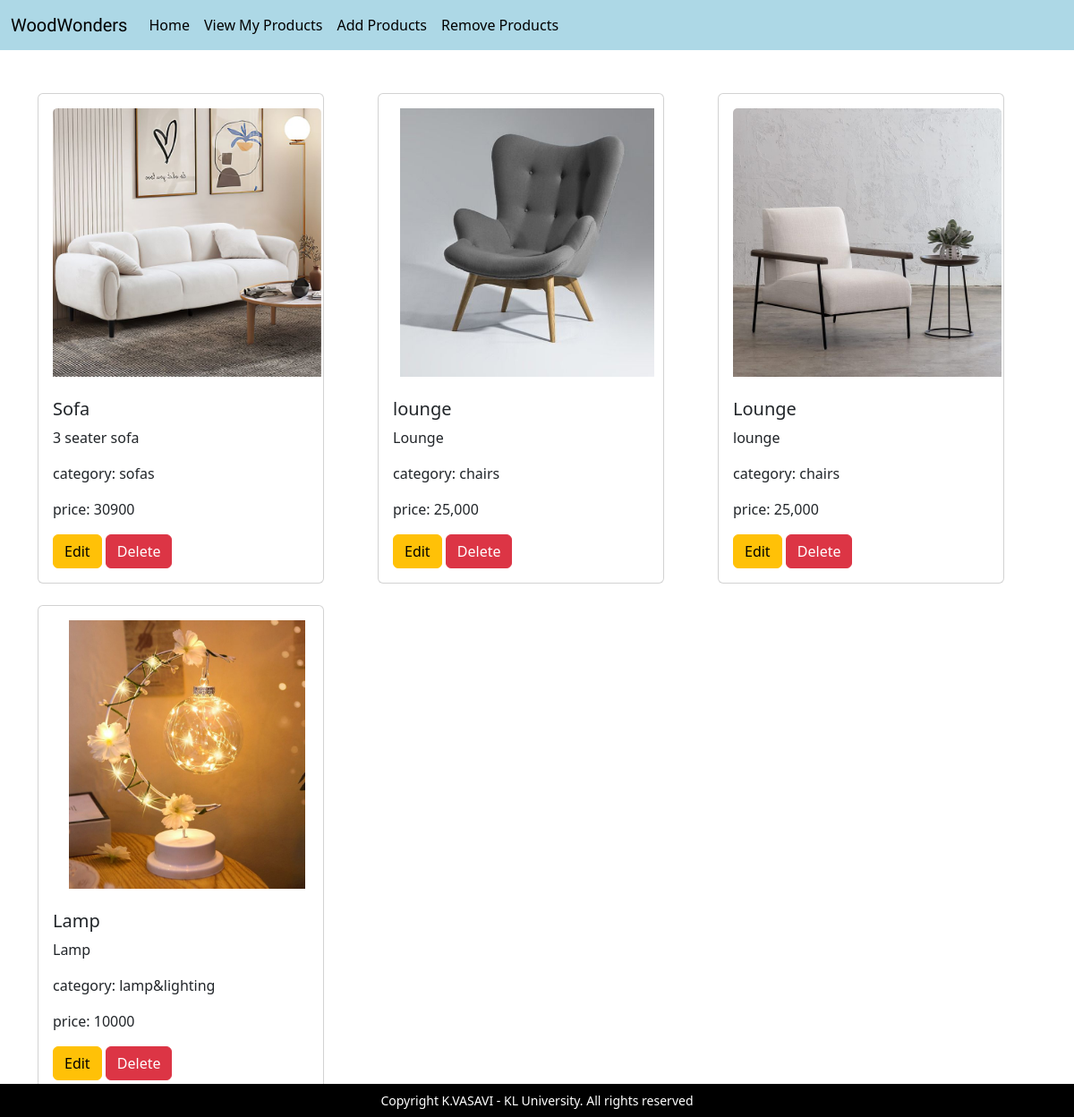
The page /view_seller_products/ on the database its author committed.
### myapp/models.py (models this page shows, shortened)
class ProductDetails(models.Model):
    name = models.CharField(max_length=255)
    CATEGORY=[
        ('chairs','Chairs'),
        ('sofas', 'Sofas'),
        ('dining&kitchen', 'Dining&Kitchen'),
        ('study&office', 'Study&Office'),
        ('wardrobes', 'Wardrobes'),
        ('lamp&lighting', 'Lamp&Lighting'),
        ('bedroom', 'BedRoom')
    ]
    category=models.CharField(max_length=20, choices=CATEGORY)
    description = models.TextField()
    price = models.CharField(max_length=20)
    picture = models.ImageField(upload_to='static/productimages/', null=True,blank=True)
    created_at = models.DateTimeField(auto_now_add=True)

### myapp/views.py (the view)
# urls.py: path('view_seller_products/', views.view_seller_products, name='view_seller_products'),
def view_seller_products(request):
    if request.method == 'GET':
        product_details_list = ProductDetails.objects.all()
        return render(request, 'viewmyproducts.html', {'product_details_list': product_details_list})

### myapp/templates/viewmyproducts.html (shortened to what this page needs)
{% extends 'sellernavbar.html' %}
{% load static %}
{% block body %}
<div class="container mt-5">
    <div class="row">
        {% for product_details in product_details_list %}
            <div class="col-md-4 mb-4">
                <div class="card" style="width: 20rem;">
                    <div class="card-body">
                        <img src="{% if product_details.picture %}{{ product_details.picture.url }}{% endif %}" class="card-img-top" alt="product image" style="width: 300px; height: 300px; object-fit: contain; transition: transform 0.3s;">
                        <br><br>
                        <h5 class="card-title">{{ product_details.name }}</h5>
                        <p class="card-text">{{ product_details.description }}</p>
                        <p class="card-text">category: {{ product_details.category }}</p>
                        <p class="card-text">price: {{ product_details.price }}</p>
                        <button type="button" class="btn btn-warning">Edit</button>
                        <button type="button" class="btn btn-danger">Delete</button>
                    </div>
                </div>
            </div>
        {% endfor %}
    </div>
</div>
{% endblock %}

### myapp/templates/sellernavbar.html (shortened to what this page needs)
{% load static %}
<html lang="en">
<head>
    <link href="https://cdn.jsdelivr.net/npm/bootstrap@5.3.2/dist/css/bootstrap.min.css" rel="stylesheet">
<link href="https://cdn.jsdelivr.net/npm/bootstrap-icons@1.19.0/font/bootstrap-icons.css" rel="stylesheet">
</head>
<body >
<nav class="navbar navbar-expand-lg" style="background-color:lightblue;">
  <div class="container-fluid">
    <a class="navbar-brand" href="{% url 'home' %}" >WoodWonders</a>
    <div class="collapse navbar-collapse" id="navbarSupportedContent">
      <ul class="navbar-nav me-auto mb-2 mb-lg-0">
        <li class="nav-item">
          <a class="nav-link active" aria-current="page" href="{% url 'home' %}">Home</a>
        </li>
        <li class="nav-item">
          <a class="nav-link" href="{% url 'view_seller_products' %}">View My Products</a>
        </li>
        <li class="nav-item">
          <a class="nav-link" href="{% url 'addproducts' %}">Add Products</a>
        </li>
 <li class="nav-item">
          <a class="nav-link" href="#">Remove Products</a>
        </li>
      </ul>
    </div>
  </div>
</nav>
{% block body %}
{% endblock %}
<footer id="sticky-footer" class=" flex-shrink-O py-2" >
<div class="container text-center">
<small>Copyright  K.VASAVI - KL University. All rights reserved </small>
</div>
</footer>
</body>
</html>

### myapp/templates/sellernavbar.html (style rules this page uses)
.navbar-brand { font-family: 'Salsa', cursive; font size: 25px; }
.nav-link { color: black !important; }
#sticky-footer { position: fixed; bottom: 0; left:0; right: 0; background-color: black; color: white; padding: 10px; font-weight: 350; }

### rows shown on the page
ProductDetails: picture (picture), name "Sofa", description "3 seater sofa", category "sofas", price "30900"
ProductDetails: picture (picture), name "lounge", description "Lounge", category "chairs", price "25,000"
ProductDetails: picture (picture), name "Lounge", description "lounge", category "chairs", price "25,000"
ProductDetails: picture (picture), name "Lamp", description "Lamp", category "lamp&lighting", price "10000"
